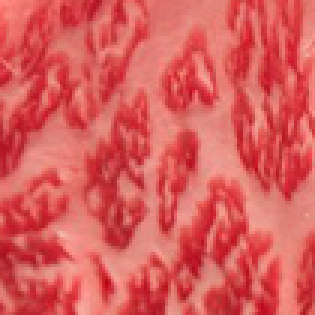
#> input picture Machine Vision/computer_vision-master/TextureClassification/Beef/14.jpg, 105 x 105 px, given in place of 1.jpg, which was not available (shown 3 times larger)
$ python example5_5_LBP_classification.py
#> lines starting #> are read from the running program, lines starting #| are printed output that depends on the picture; pictures that were not available may be replaced by others from this repository, and a replacement may not be noted
import numpy as np
import cv2
from skimage.feature import local_binary_pattern

# download images form https://drive.google.com/file/d/1o5FiciaF3vcXmhoYRlD-fcjErFYHxD2d/view?usp=sharing


count = 0
class_list = ["Beef", "Omelet", "Spaghetti"]

label_train = np.zeros((15 * 3, 1))
features_train = np.zeros((15 * 3, 256))
for class_id in range(0, 3):
    for im_id in range(1, 16):
        im = cv2.imread(
            "TextureClassification//"
            + class_list[class_id]
            + "//"
            + str(im_id)
            + ".jpg"
        )
#> im is the input picture: shape (105, 105, 3); mean B, G, R 90.9, 92.4, 218.4
        im_gray = cv2.cvtColor(im, cv2.COLOR_BGR2GRAY)
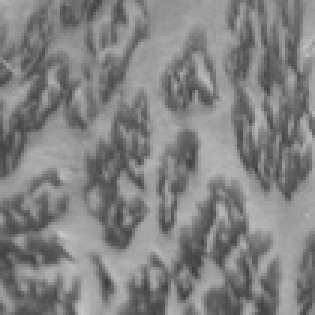
#> im_gray: shape (105, 105) (shown 3 times larger); min 59, max 202, mean 129.9
        im_gray = cv2.resize(im_gray, (50, 50))
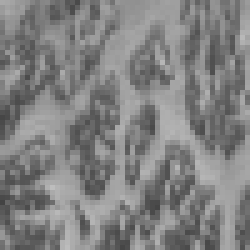
#> im_gray: shape (50, 50) (shown 5 times larger); min 67, max 189, mean 129.8
        lbp = local_binary_pattern(im_gray, 8, 2).astype(np.uint8)
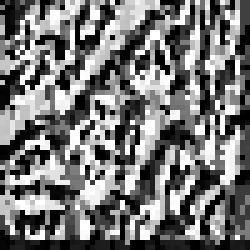
#> lbp: shape (50, 50) (shown 5 times larger); min 0, max 255, mean 118.5
        # cv2.imshow("lbp"+str(count),cv2.resize(lbp,(300,300)))
        # cv2.waitKey()
        h = cv2.calcHist([lbp], [0], None, [256], [0, 256])
#> h = 256 values, max 260 at index 0, min 0 at index 13, mean 9.77
        h = h / sum(h)
#> h = 256 values, max 0.104 at index 0, min 0 at index 13, mean 0.00391
#> (the run stopped early here; a loop or call above may not have finished)

$ run again, on Machine Vision/computer_vision-master/TextureClassification/Omelet/13.jpg
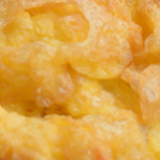
#> input picture Machine Vision/computer_vision-master/TextureClassification/Omelet/13.jpg, 160 x 160 px, given in place of 1.jpg, which was not available
#> im is the input picture: shape (160, 160, 3); mean B, G, R 71.3, 165.2, 222.1
#> `im_gray = cv2.cvtColor(im, cv2.COLOR_BGR2GRAY)`:
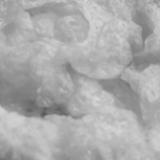
#> im_gray: shape (160, 160); min 90, max 216, mean 171.5
#> `lbp = local_binary_pattern(im_gray, 8, 2).astype(np.uint8)`:
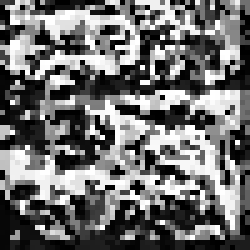
#> lbp: shape (50, 50) (shown 5 times larger); min 0, max 255, mean 111.5
#> `h = cv2.calcHist([lbp], [0], None, [256], [0, 256])`: h = 256 values, max 206 at index 0, min 0 at index 34, mean 9.77
#> `h = h / sum(h)`: h = 256 values, max 0.0824 at index 0, min 0 at index 34, mean 0.00391

$ run again, on Machine Vision/computer_vision-master/TextureClassification/Spaghetti/14.jpg
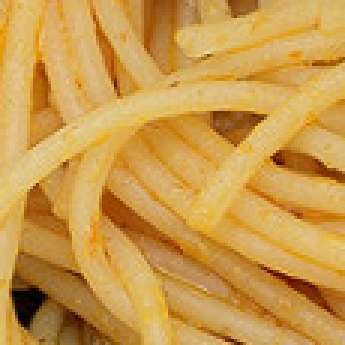
#> input picture Machine Vision/computer_vision-master/TextureClassification/Spaghetti/14.jpg, 115 x 115 px, given in place of 1.jpg, which was not available (shown 3 times larger)
#> im is the input picture: shape (115, 115, 3); mean B, G, R 75.6, 154.6, 202.9
#> `im_gray = cv2.cvtColor(im, cv2.COLOR_BGR2GRAY)`:
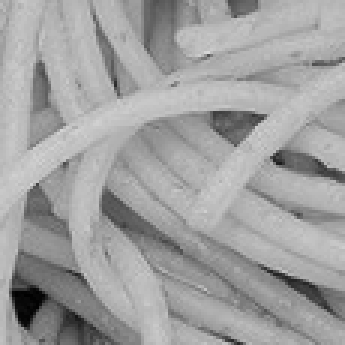
#> im_gray: shape (115, 115) (shown 3 times larger); min 0, max 216, mean 160
#> `lbp = local_binary_pattern(im_gray, 8, 2).astype(np.uint8)`:
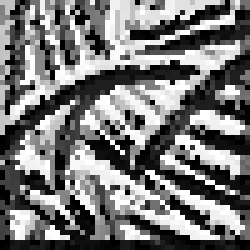
#> lbp: shape (50, 50) (shown 5 times larger); min 0, max 255, mean 120.4
#> `h = cv2.calcHist([lbp], [0], None, [256], [0, 256])`: h = 256 values, max 212 at index 0, min 0 at index 21, mean 9.77
#> `h = h / sum(h)`: h = 256 values, max 0.0848 at index 0, min 0 at index 21, mean 0.00391

$ run again, on Machine Vision/computer_vision-master/TextureClassification/Spaghetti/2.jpg
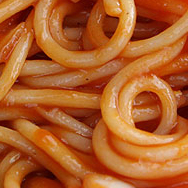
#> input picture Machine Vision/computer_vision-master/TextureClassification/Spaghetti/2.jpg, 188 x 188 px, given in place of 1.jpg, which was not available
#> im is the input picture: shape (188, 188, 3); mean B, G, R 42.5, 94.9, 174.3
#> `im_gray = cv2.cvtColor(im, cv2.COLOR_BGR2GRAY)`:
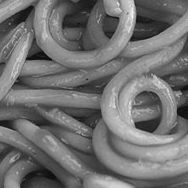
#> im_gray: shape (188, 188); min 10, max 251, mean 112.7
#> `lbp = local_binary_pattern(im_gray, 8, 2).astype(np.uint8)`:
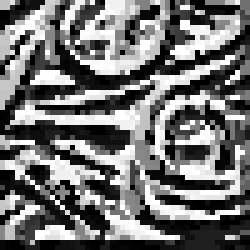
#> lbp: shape (50, 50) (shown 5 times larger); min 0, max 255, mean 115.1
#> `h = cv2.calcHist([lbp], [0], None, [256], [0, 256])`: h = 256 values, max 215 at index 0, min 0 at index 35, mean 9.77
#> `h = h / sum(h)`: h = 256 values, max 0.086 at index 0, min 0 at index 35, mean 0.00391
